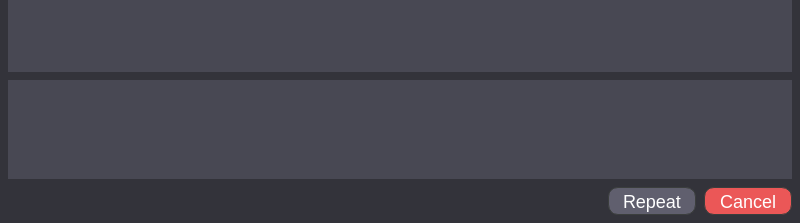
<?xml version="1.0" encoding="UTF-8"?>
<ui version="4.0">
 <class>DeployProgressBarDialog</class>
 <widget class="QDialog" name="DeployProgressBarDialog">
  <property name="geometry">
   <rect>
    <x>0</x>
    <y>0</y>
    <width>800</width>
    <height>223</height>
   </rect>
  </property>
  <property name="sizePolicy">
   <sizepolicy hsizetype="Preferred" vsizetype="Preferred">
    <horstretch>0</horstretch>
    <verstretch>0</verstretch>
   </sizepolicy>
  </property>
  <property name="minimumSize">
   <size>
    <width>800</width>
    <height>223</height>
   </size>
  </property>
  <property name="maximumSize">
   <size>
    <width>10000</width>
    <height>10000</height>
   </size>
  </property>
  <property name="windowTitle">
   <string>Dialog</string>
  </property>
  <property name="styleSheet">
   <string notr="true">QDialog{
    background: #33333A;
}</string>
  </property>
  <layout class="QVBoxLayout" name="verticalLayout">
   <property name="spacing">
    <number>8</number>
   </property>
   <property name="leftMargin">
    <number>8</number>
   </property>
   <property name="topMargin">
    <number>0</number>
   </property>
   <property name="rightMargin">
    <number>8</number>
   </property>
   <property name="bottomMargin">
    <number>8</number>
   </property>
   <item>
    <widget class="QScrollArea" name="scrollArea">
     <property name="sizePolicy">
      <sizepolicy hsizetype="Preferred" vsizetype="Preferred">
       <horstretch>0</horstretch>
       <verstretch>0</verstretch>
      </sizepolicy>
     </property>
     <property name="minimumSize">
      <size>
       <width>0</width>
       <height>72</height>
      </size>
     </property>
     <property name="styleSheet">
      <string notr="true">border: none;</string>
     </property>
     <property name="widgetResizable">
      <bool>true</bool>
     </property>
     <widget class="QWidget" name="scrollAreaWidgetContents_4">
      <property name="geometry">
       <rect>
        <x>0</x>
        <y>0</y>
        <width>784</width>
        <height>72</height>
       </rect>
      </property>
      <property name="minimumSize">
       <size>
        <width>0</width>
        <height>72</height>
       </size>
      </property>
      <layout class="QGridLayout" name="gridLayout">
       <property name="leftMargin">
        <number>0</number>
       </property>
       <property name="topMargin">
        <number>0</number>
       </property>
       <property name="rightMargin">
        <number>0</number>
       </property>
       <property name="bottomMargin">
        <number>0</number>
       </property>
       <property name="spacing">
        <number>0</number>
       </property>
       <item row="0" column="0">
        <widget class="QFrame" name="frame">
         <property name="minimumSize">
          <size>
           <width>0</width>
           <height>72</height>
          </size>
         </property>
         <property name="maximumSize">
          <size>
           <width>790</width>
           <height>16777215</height>
          </size>
         </property>
         <property name="styleSheet">
          <string notr="true">background: #484853;</string>
         </property>
         <property name="frameShape">
          <enum>QFrame::StyledPanel</enum>
         </property>
         <property name="frameShadow">
          <enum>QFrame::Raised</enum>
         </property>
        </widget>
       </item>
      </layout>
     </widget>
    </widget>
   </item>
   <item>
    <widget class="QScrollArea" name="scrollArea_2">
     <property name="styleSheet">
      <string notr="true">border: none;</string>
     </property>
     <property name="widgetResizable">
      <bool>true</bool>
     </property>
     <widget class="QWidget" name="scrollAreaWidgetContents_5">
      <property name="geometry">
       <rect>
        <x>0</x>
        <y>0</y>
        <width>784</width>
        <height>97</height>
       </rect>
      </property>
      <layout class="QGridLayout" name="gridLayout_2">
       <property name="leftMargin">
        <number>0</number>
       </property>
       <property name="topMargin">
        <number>0</number>
       </property>
       <property name="rightMargin">
        <number>0</number>
       </property>
       <property name="bottomMargin">
        <number>0</number>
       </property>
       <property name="spacing">
        <number>0</number>
       </property>
       <item row="0" column="0">
        <widget class="QFrame" name="frameComputers_">
         <property name="maximumSize">
          <size>
           <width>790</width>
           <height>16777215</height>
          </size>
         </property>
         <property name="styleSheet">
          <string notr="true">background: #484853;</string>
         </property>
         <property name="frameShape">
          <enum>QFrame::StyledPanel</enum>
         </property>
         <property name="frameShadow">
          <enum>QFrame::Raised</enum>
         </property>
        </widget>
       </item>
      </layout>
     </widget>
    </widget>
   </item>
   <item>
    <layout class="QHBoxLayout" name="horizontalLayout">
     <item>
      <spacer name="horizontalSpacer">
       <property name="orientation">
        <enum>Qt::Horizontal</enum>
       </property>
       <property name="sizeType">
        <enum>QSizePolicy::Preferred</enum>
       </property>
       <property name="sizeHint" stdset="0">
        <size>
         <width>900</width>
         <height>20</height>
        </size>
       </property>
      </spacer>
     </item>
     <item>
      <widget class="QPushButton" name="btnLeft_">
       <property name="minimumSize">
        <size>
         <width>88</width>
         <height>28</height>
        </size>
       </property>
       <property name="styleSheet">
        <string notr="true">font-size: 18px;
line-height: 23px;
display: flex;

text-align: center;

color: #FFFFFF;

background: #605F6E;
border: 1px solid #3B3E3D;
box-sizing: border-box;
border-radius: 10px;</string>
       </property>
       <property name="text">
        <string>Repeat</string>
       </property>
      </widget>
     </item>
     <item>
      <widget class="QPushButton" name="btnRight_">
       <property name="minimumSize">
        <size>
         <width>88</width>
         <height>28</height>
        </size>
       </property>
       <property name="styleSheet">
        <string notr="true">font-size: 18px;
line-height: 23px;
display: flex;

text-align: center;

color: #FFFFFF;

background: #EB5757;
border: 1px solid #3B3E3D;
box-sizing: border-box;
border-radius: 10px;</string>
       </property>
       <property name="text">
        <string>Cancel</string>
       </property>
      </widget>
     </item>
    </layout>
   </item>
  </layout>
 </widget>
 <resources/>
 <connections/>
</ui>
